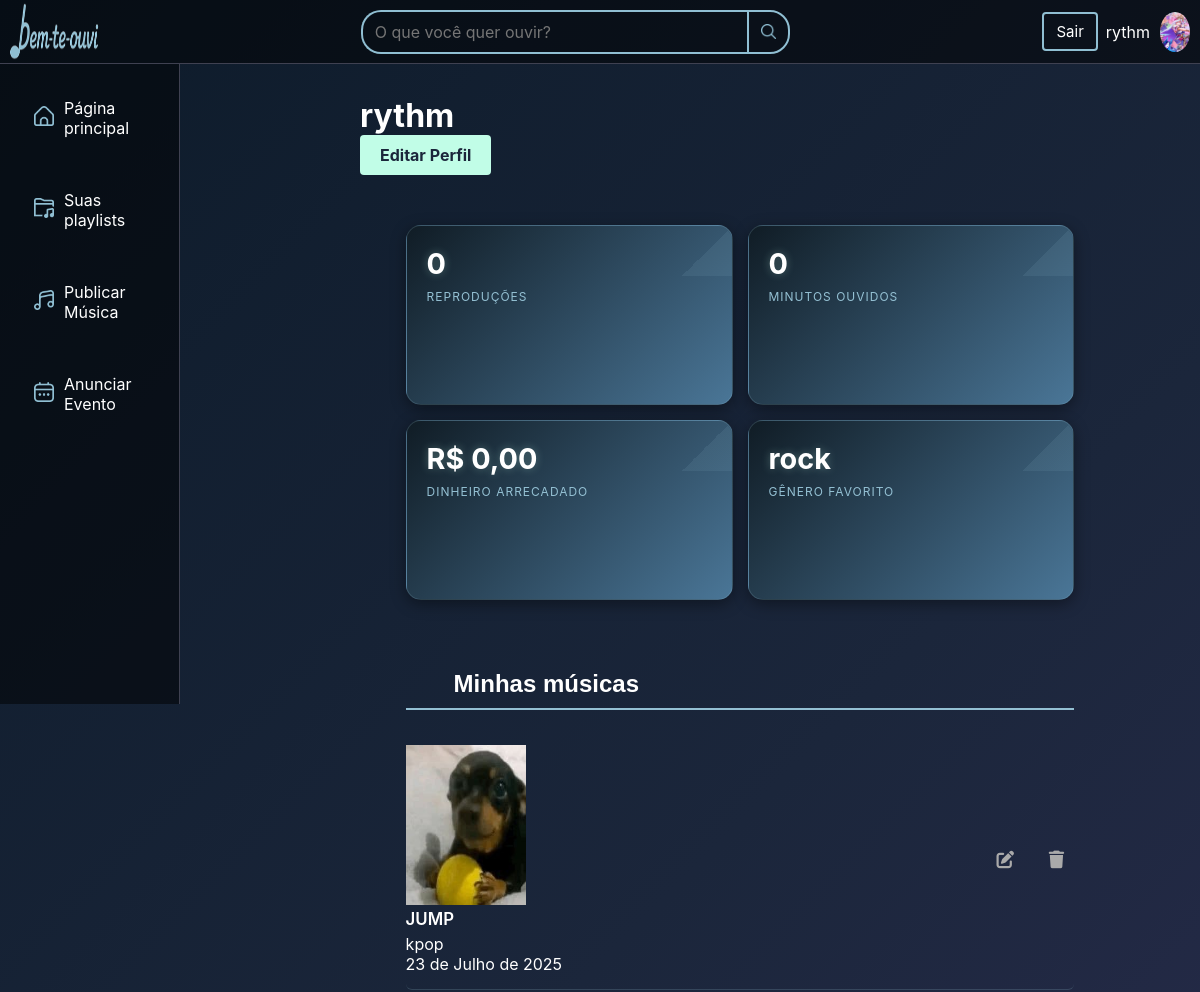
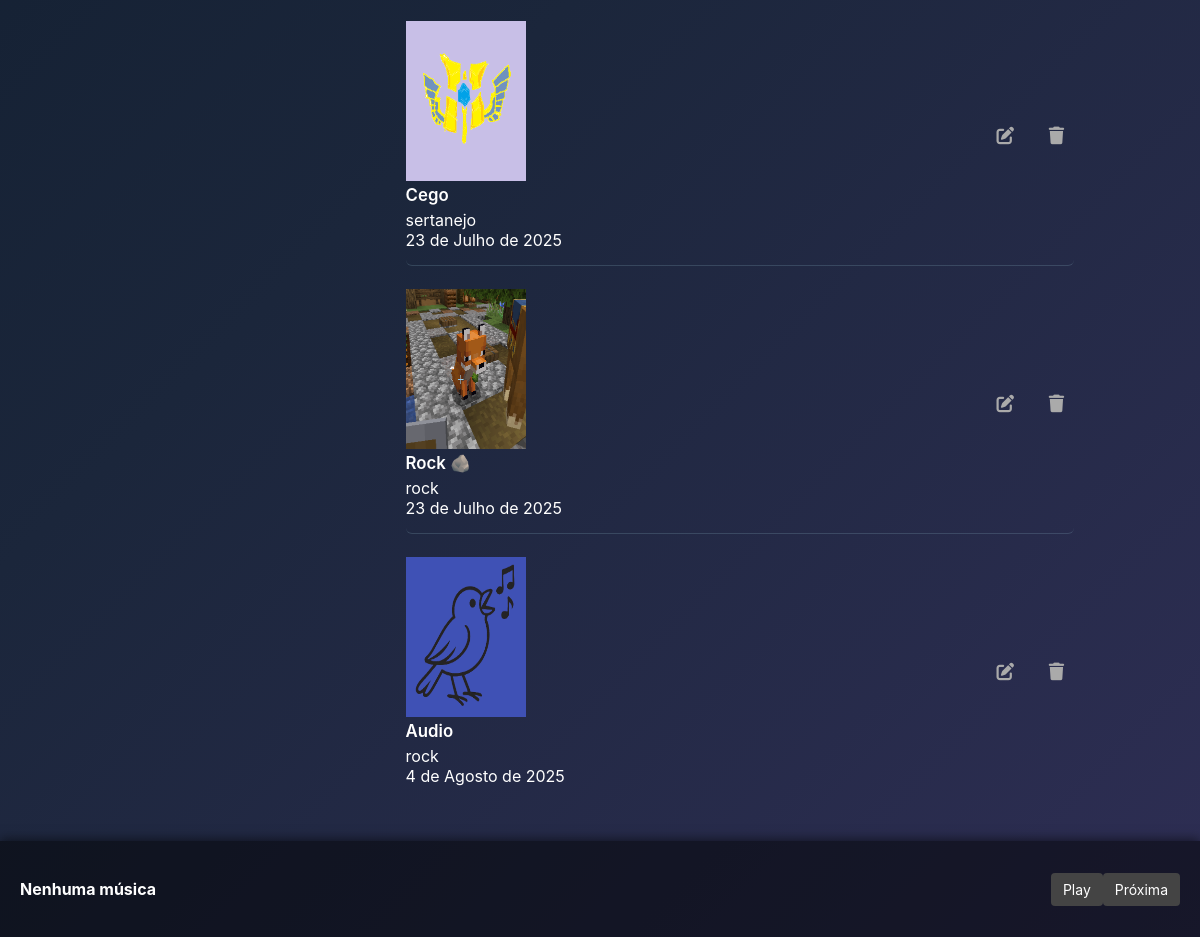
Page /perfil-musico/ (signed in) on the committed database (2 pictures, top to bottom).
### bemteouvi/models.py (models this page shows, shortened)
class Musico(models.Model):
    user = models.OneToOneField(User, on_delete=models.CASCADE)
    foto_perfil = models.ImageField(upload_to='fotos_perfil', blank=True, null=True)
    cpf = models.CharField(max_length=14, unique=True)
    chave_pix = models.CharField(max_length=100, blank=True, null=True)
    @property
    def foto_url(self):
        if self.foto_perfil and self.foto_perfil.name:
            return self.foto_perfil.url
        return '/static/bemteouvi/img/perfil.png'
    def __str__(self):
        return self.user.username

class Musica(models.Model):
    GENERO_CHOICES = [
        ('rock', 'Rock'),
        ('pop', 'Pop'),
        ('indie', 'Indie'),
        ('mpb', 'MPB'),
        ('eletronica', 'Eletrônica'),
        ('jazz', 'Jazz'),
        ('classica', 'Clássica'),
        ('sertanejo', 'Sertanejo'),
        ('rap', 'Rap'),
        ('funk', 'Funk'),
        ('samba', 'Samba'),
        ('forro', 'Forró'),
        ('bossa_nova', 'Bossa Nova'),
        ('reggae', 'Reggae'),
        ('blues', 'Blues'),
        ('gospel', 'Gospel'),
        ('country', 'Country'),
        ('soul', 'Soul'),
        ('hip_hop', 'Hip Hop'),
        ('metal', 'Metal'),
        ('punk', 'Punk'),
        ('swing', 'Swing'),
        ('latino', 'Latino'),
        ('kpop', 'K-Pop'),
        ('eletronica_brasileira', 'Eletrônica Brasileira'),
        ('trap', 'Trap'),
        ('brega', 'Brega'),
        ('sertanejo_universitario', 'Sertanejo Universitário'),
        ('pagode', 'Pagode'),
        ('axé', 'Axé'),
    ]
    titulo = models.CharField(max_length=200)
    genero = models.CharField(max_length=100, choices=GENERO_CHOICES)
    data_lancamento = models.DateField(auto_now_add=True)
    audio = models.FileField(upload_to='musicas/', null=True, blank=True)
    capa = models.ImageField(upload_to='capa_musica/', blank=True, null=True)
    musico = models.ForeignKey(Musico, on_delete=models.CASCADE, related_name='musicas')

### bemteouvi/views.py (the view)
# urls.py: path('perfil-musico/', views.perfil_musico, name='perfil-musico'),
@login_required
def perfil_musico(request):
    musico_id = request.GET.get('id')
    if musico_id:
        musico = get_object_or_404(Musico, id=musico_id)
    else:
        try:
            musico = Musico.objects.get(user=request.user)
        except Musico.DoesNotExist:
            messages.error(request, "Você não possui perfil de músico.")
            return redirect('bemteouvi:index')
    hoje = timezone.now()
    estatistica = EstatisticaMensalMusico.objects.filter(
        musico=musico, mes=hoje.month, ano=hoje.year
    ).first()
    minutos_ouvidos = estatistica.minutos_ouvidos if estatistica else 0
    total_reproducoes = estatistica.total_reproducoes if estatistica else 0
    dinheiro_arrecadado = round(minutos_ouvidos * 0.05, 2)
    musicas = Musica.objects.filter(musico=musico)
    generos = musicas.values_list('genero', flat=True)
    genero_favorito = None
    if generos:
        contagem = Counter(generos)
        genero_favorito = contagem.most_common(1)[0][0]
    context = {
        'musico': musico,
        'minutos_ouvidos': minutos_ouvidos,
        'total_reproducoes': total_reproducoes,
        'dinheiro_arrecadado': dinheiro_arrecadado,
        'genero_favorito': genero_favorito,
        'musicas': musicas,
    }
    if request.headers.get('HX-Request'):
        return render(request, 'bemteouvi/perfil_musico_content.html', context)
    return render(request, 'bemteouvi/perfil_musico.html', context)

### bemteouvi/context_processors.py (called while the page is built)
def perfil_usuario(request):
    perfil = None
    if request.user.is_authenticated:
        if hasattr(request.user, 'musico'):
            perfil = request.user.musico
        elif hasattr(request.user, 'ouvinte'):
            perfil = request.user.ouvinte
    return {'perfil_usuario': perfil}

### bemteouvi/templates/bemteouvi/perfil_musico.html
{% extends 'bemteouvi/base.html' %}
{% load static %}
{% block css %}
{{ block.super }}
<link rel="stylesheet" href="https://cdnjs.cloudflare.com/ajax/libs/font-awesome/6.0.0/css/all.min.css">
<link rel="stylesheet" href="{% static 'bemteouvi/css/perfil_musico.css'%}">
<link rel="stylesheet" href="{% static 'bemteouvi/css/capa_musica.css' %}">
{% endblock %}
{% block conteudo %}
    {% include 'bemteouvi/perfil_musico_content.html' %}
{% endblock %}

### bemteouvi/templates/bemteouvi/base.html (shortened to what this page needs)
<!DOCTYPE html>
<html lang="pt-br">
{% load static %}
<head>
  {% block css %}
  <link rel="stylesheet" href="{% static 'bemteouvi/css/base.css' %}">
  <link rel="stylesheet" href="{% static 'bemteouvi/css/criar_evento.css'%}">
  <link rel="stylesheet" href="{% static 'bemteouvi/css/criar_musica.css'%}">
  <link rel="stylesheet" href="{% static 'bemteouvi/css/index.css' %}">
  <link rel="stylesheet" href="{% static 'bemteouvi/css/playlist.css'%}">
  <link rel="stylesheet" href="{% static 'bemteouvi/css/buscar.css' %}">
  <link rel="stylesheet" href="https://cdnjs.cloudflare.com/ajax/libs/font-awesome/6.0.0/css/all.min.css">
  <link rel="stylesheet" href="{% static 'bemteouvi/css/perfil_musico.css'%}">
  <link rel="stylesheet" href="{% static 'bemteouvi/css/capa_musica.css' %}">
  <link rel="stylesheet" href="https://cdnjs.cloudflare.com/ajax/libs/font-awesome/6.0.0/css/all.min.css">
  <link rel="stylesheet" href="{% static 'bemteouvi/css/perfil_ouvinte.css'%}">
  {% endblock %}
</head>
<body>
  <header>
    <a href="{% url 'bemteouvi:index' %}"
      hx-get="{% url 'bemteouvi:index' %}"
      hx-target="main"
      hx-swap="innerHTML"
      hx-push-url="true">
      <figure>
        <img src="{% static 'bemteouvi/img/Logo1.png' %}" alt="bem-te-ouvi logo" id="logo" />
      </figure>
    </a>
    <div id="headerCentro">
      <form action="{% url 'bemteouvi:buscar' %}" method="get" id="search-form">
        <input type="text" name="q" id="headerBuscar" placeholder="O que você quer ouvir?" required />
        <button type="submit" id="searchButton">
          <img src="{% static 'bemteouvi/img/base/search.png' %}" alt="Buscar" />
        </button>
      </form>
    </div>
    <div id="headerDireita">
      {% if user.is_authenticated %}
        <form id="logout-form" method="POST" action="{% url 'bemteouvi:logout' %}">
          <button type="submit" id="botao_sair">Sair</button>
        </form>
        <span id="usuarioLogado">{{ perfil_usuario }}</span>
        {% if user.musico %}
          <a href="{% url 'bemteouvi:perfil-musico' %}"
          hx-get="{% url 'bemteouvi:perfil-musico' %}"
          hx-target="main"
          hx-swap="innerHTML"
          hx-push-url="true">
            <figure>
              <img src="{{ perfil_usuario.foto_url }}" alt="perfil" id="perfil" />
            </figure>
          </a>
          {% endif %}
      {% endif %}
    </div>
  </header>
  <aside>
    <nav>
      <a href="{% url 'bemteouvi:index' %}"
      hx-get="{% url 'bemteouvi:index' %}"
      hx-target="main"
      hx-swap="innerHTML"
      hx-push-url="true">
        <div class="asideTopic">
          <figure><img src="{% static 'bemteouvi/img/base/home.png' %}" alt="pagina principal" /></figure>
          <span>Página principal</span>
        </div>
      </a>
      <a href="{% url 'bemteouvi:playlist' %}"
      hx-get="{% url 'bemteouvi:playlist' %}"
      hx-target="main"
      hx-swap="innerHTML"
      hx-push-url="true">
        <div class="asideTopic">
          <figure><img src="{% static 'bemteouvi/img/base/folder-music.png' %}" alt="suas playlists" /></figure>
          <span>Suas playlists</span>
        </div>
      </a>
      {% if user.musico %}
      <a href="{% url 'bemteouvi:criar-musica' %}"
      hx-get="{% url 'bemteouvi:criar-musica' %}"
      hx-target="main"
      hx-swap="innerHTML"
      hx-push-url="true">
        <div class="asideTopic">
          <figure><img src="{% static 'bemteouvi/img/base/music-alt.png' %}" alt="publicar musica" /></figure>
          <span>Publicar Música</span>
        </div>
      </a>
      <a href="{% url 'bemteouvi:criar-evento' %}"
      hx-get="{% url 'bemteouvi:criar-evento' %}"
      hx-target="main"
      hx-swap="innerHTML"
      hx-push-url="true">
        <div class="asideTopic">
          <figure><img src="{% static 'bemteouvi/img/base/calendar.png' %}" alt="anunciar evento" /></figure>
          <span>Anunciar Evento</span>
        </div>
      </a>
      {% endif %}
    </nav>
  </aside>
  <main hx-target="this" hx-swap="innerHTML">
    {% block conteudo %}
    {% endblock %}
  </main>
  <div id="player">
    <div id="player-ui">
      <span id="titulo-musica" >Nenhuma música</span>
      <button id="botao-play" >Play</button>
      <button id="botao-next" >Próxima</button>
    </div>
  </div>
</body>
</html>

### bemteouvi/templates/bemteouvi/perfil_musico_content.html (shortened to what this page needs)
{% load static %}
<h1>{{ musico.user.username }}</h1>
{% if request.user == musico.user %}
    <button id="btn-editar-perfil-musico">Editar Perfil</button>
{% endif %}
<div>
    <section class="secao-estatisticas">
        <div class="grade-estatisticas">
            <div class="item-estatistica">
                <div class="valor-estatistica">{{ total_reproducoes|default:"0" }}</div>
                <div class="rotulo-estatistica">Reproduções</div>
            </div>
            <div class="item-estatistica">
                <div class="valor-estatistica">{{ minutos_ouvidos|default:"0" }}</div>
                <div class="rotulo-estatistica">Minutos ouvidos</div>
            </div>
            <div class="item-estatistica">
                <div class="valor-estatistica">R$ {{ dinheiro_arrecadado|floatformat:2 }}</div>
                <div class="rotulo-estatistica">Dinheiro arrecadado</div>
            </div>
            <div class="item-estatistica">
                <div class="valor-estatistica">
                    {% if genero_favorito %}
                    {{ genero_favorito }}
                    {% else %}
                    Nenhum
                    {% endif %}
                </div>
                <div class="rotulo-estatistica">Gênero favorito</div>
            </div>
        </div>
    </section>
    <section class="minhas-musicas">
        <h2>Minhas músicas</h2>
        <div class="lista-musicas">
            {% for musica in musicas %}
            <div class="item-musica">
                <div class="info-musica">
                    <figure>
                        <img src="{% if musica.capa %}{{ musica.capa.url }}{% else %}#{% endif %}" alt="" class="capa_musica">
                    </figure>
                    <h3 class="titulo-musica">{{musica.titulo}}</h3>
                    <p>{{musica.genero}}</p>
                    <p>{{musica.data_lancamento}}</p>
                </div>
                <div class="acoes-musica">
                    <button class="botao-acao botao-editar">
                        <i class="fas fa-edit"></i>
                    </button>
                    <button class="botao-acao botao-excluir">
                        <i class="fas fa-trash"></i>
                    </button>
                </div>
            </div>
            {% endfor %}
        </div>
    </section>
</div>

### bemteouvi/static/bemteouvi/css/base.css (style rules this page uses)
* { margin: 0; padding: 0; font-family: 'Inter', sans-serif; box-sizing: border-box; }
body { background: linear-gradient(135deg, #0d1b2a, #1b263b, #2e2e54); color: white; padding-top: 8vh; padding-left: 200px; padding-bottom: 12vh; overflow-x: hidden; }
header, aside, #player { position: fixed; background-color: rgba(0, 0, 0, 0.5); border: none; box-shadow: none; }
header { top: 0; left: 0; height: 8vh; width: 100%; z-index: 1002; display: flex; align-items: center; border-bottom: 1px solid rgb(63, 65, 81); }
aside { top: 8vh; left: 0; width: 15vw; height: calc(100vh - 8vh - 12vh); z-index: 1001; padding: 1rem; overflow-y: auto; border-right: 1px solid rgb(63, 65, 81); }
#player { bottom: 0; left: 0; width: 100%; height: 12vh; z-index: 1002; padding: 1rem; border-top: 1px solid rgb(63, 65, 81); }
main { padding: 2rem; padding-left: 10rem; padding-right: 5rem; }
#logo { margin: 0; margin-top: 1vh; width: 9vw; height: 9vh; }
#headerCentro { flex: 1; text-align: center; display: flex; align-items: center; justify-content: center; }
#headerBuscar { all: unset; width: 30vw; height: 5vh; outline: none; border: 2px solid #90BFD3; border-color: #90BFD3; border-top-left-radius: 20px; border-bottom-left-radius: 20px; border-right: none; background-color: transparent; text-align: left; padding: 0 12px; }
#search-form { display: flex; align-items: center; justify-content: center; }
#searchButton { cursor:pointer; background: transparent; height: 5.5vh; outline: none; border: 2px solid #90BFD3; border-top-right-radius: 20px; border-bottom-right-radius: 20px; border-color: #90BFD3; padding: 0 12px; display: flex; align-items: center; }
#searchButton img { background: transparent; border: none; height: 15px; width: 15px; object-fit: contain; pointer-events: none; }
#headerDireita { display: flex; align-items: center; }
#perfil { border-radius: 100%; width: 2.5vw; height: 5vh; margin-top: 4px; margin-left: 10px; margin-right: 10px; }
.asideTopic { display: flex; flex-direction: row; align-items: center; margin-bottom: 1rem; background-color: transparent; border: 10px solid transparent; border-radius: 10px; padding: 0.5rem; }
aside nav a { text-decoration: none; color: white; }
.asideTopic img { width: 20px; margin-right: 10px; }
#player { bottom: 0; left: 0; width: 100%; height: 12vh; z-index: 1002; padding: 1rem; border-top: 1px solid rgb(63, 65, 81); position: fixed; background-color: rgba(0, 0, 0, 0.5); border: none; box-shadow: none; }
#player { right: 0; color: white; padding: 10px 20px; display: flex; align-items: center; gap: 15px; box-shadow: 0 -2px 10px rgba(0, 0, 0, 0.5); font-family: Arial, sans-serif; z-index: 9999; }
#player-ui { display: flex; align-items: center; width: 100%; }
#titulo-musica { flex-grow: 1; font-weight: bold; font-size: 16px; white-space: nowrap; overflow: hidden; text-overflow: ellipsis; }
#botao-play, #botao-next { background-color: #444; border: none; color: white; padding: 8px 12px; font-size: 14px; cursor: pointer; border-radius: 4px; transition: background-color 0.3s; }
#botao_sair { text-decoration: none; color: white; border: 2px solid #90BFD3; border-radius: 3px; background-color: transparent; padding: 8px 12px; font-size: 15px; cursor: pointer; border-radius: 4px; margin-right: 0.5rem; }

### bemteouvi/static/bemteouvi/css/criar_evento.css (style rules this page uses)
body { color: white; }
* { margin: 0; padding: 0; box-sizing: border-box; }

### bemteouvi/static/bemteouvi/css/criar_musica.css (style rules this page uses)
body { color: white; }
* { margin: 0; padding: 0; box-sizing: border-box; }

### bemteouvi/static/bemteouvi/css/index.css (style rules this page uses)
section h2 { color: white; font-family: Arial, Helvetica, sans-serif; padding-left: 6vh; }

### bemteouvi/static/bemteouvi/css/capa_musica.css (style rules this page uses)
.capa_musica { width: 10vw; height: 20vh; }

### rows in the picture
Musico: user.username "rythm", foto_url (picture)
Musica: capa (picture), titulo "JUMP", genero "kpop", data_lancamento "23 de Julho de 2025"
Musica: capa (picture), titulo "Cego", genero "sertanejo", data_lancamento "23 de Julho de 2025"
Musica: capa (picture), titulo "Rock 🪨", genero "rock", data_lancamento "23 de Julho de 2025"
Musica: capa (picture), titulo "Audio", genero "rock", data_lancamento "4 de Agosto de 2025"

### other values in the picture
{{ total_reproducoes|default:"0" }} "0"
{{ minutos_ouvidos|default:"0" }} "0"
{{ dinheiro_arrecadado|floatformat:2 }} "0,00"
{{ genero_favorito }} "rock"
